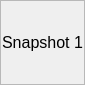
<?xml version="1.0" encoding="UTF-8"?>
<ui version="4.0">
 <class>ScreenshotWidget</class>
 <widget class="QWidget" name="ScreenshotWidget">
  <property name="geometry">
   <rect>
    <x>0</x>
    <y>0</y>
    <width>85</width>
    <height>85</height>
   </rect>
  </property>
  <property name="sizePolicy">
   <sizepolicy hsizetype="MinimumExpanding" vsizetype="MinimumExpanding">
    <horstretch>1</horstretch>
    <verstretch>1</verstretch>
   </sizepolicy>
  </property>
  <property name="minimumSize">
   <size>
    <width>85</width>
    <height>85</height>
   </size>
  </property>
  <property name="maximumSize">
   <size>
    <width>100</width>
    <height>100</height>
   </size>
  </property>
  <property name="cursor">
   <cursorShape>CrossCursor</cursorShape>
  </property>
  <property name="mouseTracking">
   <bool>true</bool>
  </property>
  <property name="windowTitle">
   <string>3D Pointcloud</string>
  </property>
  <layout class="QVBoxLayout" name="layout">
   <property name="margin">
    <number>0</number>
   </property>
   <item>
    <widget class="ActLabel" name="screenshot">
     <property name="sizePolicy">
      <sizepolicy hsizetype="Expanding" vsizetype="Expanding">
       <horstretch>0</horstretch>
       <verstretch>0</verstretch>
      </sizepolicy>
     </property>
     <property name="minimumSize">
      <size>
       <width>85</width>
       <height>85</height>
      </size>
     </property>
     <property name="maximumSize">
      <size>
       <width>100</width>
       <height>100</height>
      </size>
     </property>
     <property name="font">
      <font>
       <pointsize>12</pointsize>
      </font>
     </property>
     <property name="cursor">
      <cursorShape>CrossCursor</cursorShape>
     </property>
     <property name="mouseTracking">
      <bool>true</bool>
     </property>
     <property name="accessibleName">
      <string>AS</string>
     </property>
     <property name="autoFillBackground">
      <bool>false</bool>
     </property>
     <property name="frameShape">
      <enum>QFrame::StyledPanel</enum>
     </property>
     <property name="frameShadow">
      <enum>QFrame::Sunken</enum>
     </property>
     <property name="text">
      <string>Snapshot 1</string>
     </property>
     <property name="scaledContents">
      <bool>true</bool>
     </property>
     <property name="alignment">
      <set>Qt::AlignCenter</set>
     </property>
     <property name="wordWrap">
      <bool>true</bool>
     </property>
     <property name="textInteractionFlags">
      <set>Qt::NoTextInteraction</set>
     </property>
    </widget>
   </item>
  </layout>
 </widget>
 <customwidgets>
  <customwidget>
   <class>ActLabel</class>
   <extends>QLabel</extends>
   <header>aui.utilities.ActiveLabel</header>
  </customwidget>
 </customwidgets>
 <resources/>
 <connections/>
</ui>
